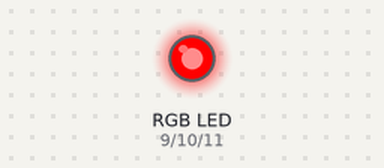
The sketch below on a simulated Arduino Uno, built with avr-gcc and run on an emulated ATmega328P. Shown: an RGB LED mixed from three pins (HIGH = lit). Dim RGB values are drawn brighter than linear.

Above: at 0.05 s.
At 1.5 s:
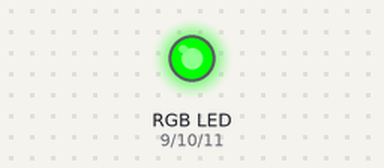
At 2.95 s:
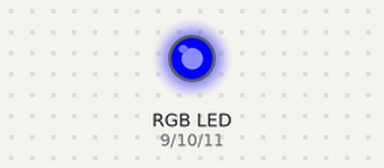
At 3.7 s:
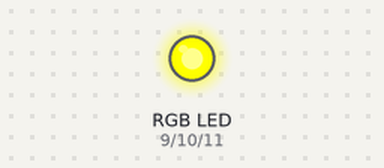
At 4.45 s:
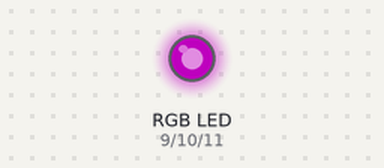
At 5.95 s:
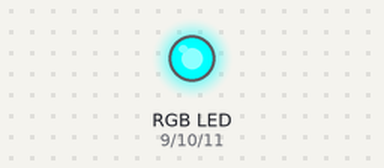
Timing chart, 0 to 7.8 s (numbered marks = the images above):
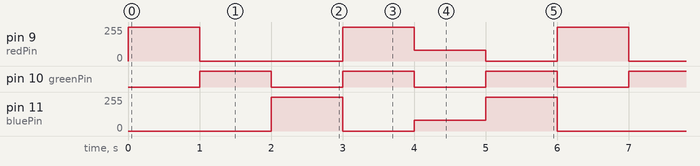

The sketch:

SuperSimpleRGBLED.ino
```cpp
// (licence header left out)
/*
Adafruit Arduino - Lesson 3. RGB LED https://learn.adafruit.com/adafruit-arduino-lesson-3-rgb-leds/
*/

int redPin = 9;
int greenPin = 10;
int bluePin = 11;

void setup()
{
  pinMode(redPin, OUTPUT);
  pinMode(greenPin, OUTPUT);
  pinMode(bluePin, OUTPUT);
}

void loop()
{
  setColor(255, 0, 0);  // red
  delay(1000);
  setColor(0, 255, 0);  // green
  delay(1000);
  setColor(0, 0, 255);  // blue
  delay(1000);
  setColor(255, 255, 0);  // yellow
  delay(1000);
  setColor(80, 0, 80);  // purple
  delay(1000);
  setColor(0, 255, 255);  // aqua
  delay(1000);
}

void setColor(int red, int green, int blue)
{
  analogWrite(redPin, red);
  analogWrite(greenPin, green);
  analogWrite(bluePin, blue);
}
```

Measured:
- by itself, pin 9 (redPin): repeats every 6.0 s: 0/255 2.0 s, 255/255 1.0 s, 80/255 1.0 s, 0/255 1.0 s, 255/255 1.0 s
- by itself, pin 10 (greenPin): alternates HIGH for 1.0 s and LOW for 1.0 s
- by itself, pin 11 (bluePin): repeats every 6.0 s: 0/255 1.0 s, 80/255 1.0 s, 255/255 1.0 s, 0/255 2.0 s, 255/255 1.0 s
